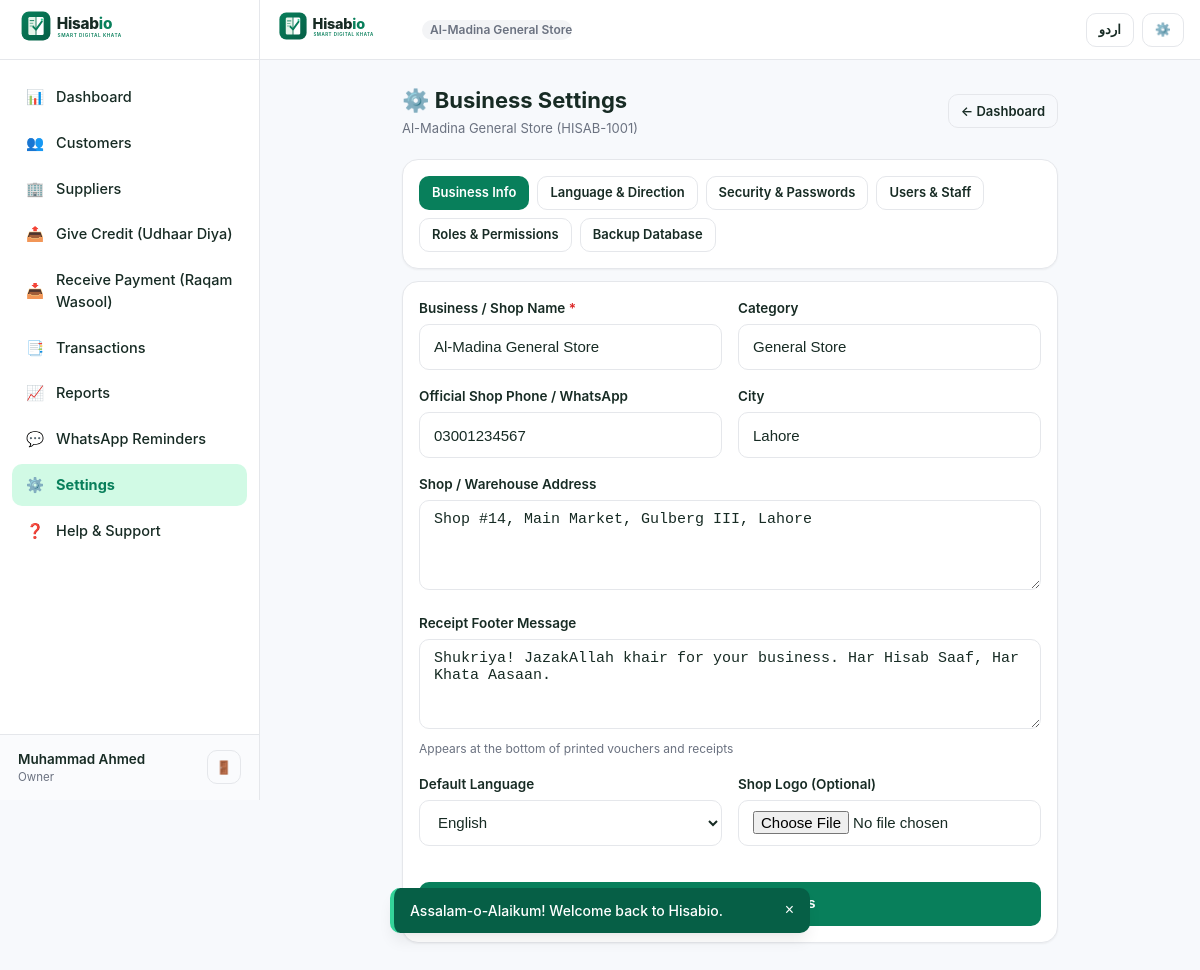
The page /settings.php (signed in) on the database its author committed.
### tables this page shows
CREATE TABLE `users` (
  `id` INT UNSIGNED AUTO_INCREMENT PRIMARY KEY,
  `full_name` VARCHAR(150) NOT NULL,
  `email` VARCHAR(191) NULL,
  `mobile` VARCHAR(25) NOT NULL,
  `password_hash` VARCHAR(255) NOT NULL,
  `status` ENUM('active', 'inactive', 'suspended') DEFAULT 'active',
  `created_at` DATETIME NOT NULL DEFAULT CURRENT_TIMESTAMP,
  `updated_at` DATETIME NOT NULL DEFAULT CURRENT_TIMESTAMP ON UPDATE CURRENT_TIMESTAMP,
  UNIQUE KEY `idx_users_mobile` (`mobile`),
  KEY `idx_users_email` (`email`)
);

CREATE TABLE `roles` (
  `id` INT UNSIGNED AUTO_INCREMENT PRIMARY KEY,
  `business_id` INT UNSIGNED NOT NULL,
  `role_name` VARCHAR(100) NOT NULL,
  `permissions` JSON NULL,
  `created_at` DATETIME NOT NULL DEFAULT CURRENT_TIMESTAMP,
  CONSTRAINT `fk_roles_business` FOREIGN KEY (`business_id`) REFERENCES `businesses` (`id`) ON DELETE CASCADE
);

CREATE TABLE `businesses` (
  `id` INT UNSIGNED AUTO_INCREMENT PRIMARY KEY,
  `business_name` VARCHAR(200) NOT NULL,
  `business_code` VARCHAR(50) NOT NULL UNIQUE,
  `owner_user_id` INT UNSIGNED NOT NULL,
  `business_category` VARCHAR(100) DEFAULT 'General Store',
  `logo` VARCHAR(255) NULL,
  `currency` VARCHAR(10) DEFAULT 'PKR',
  `country` VARCHAR(50) DEFAULT 'Pakistan',
  `city` VARCHAR(100) DEFAULT 'Lahore',
  `address` TEXT NULL,
  `phone` VARCHAR(25) NULL,
  `receipt_footer` TEXT NULL,
  `timezone` VARCHAR(50) DEFAULT 'Asia/Karachi',
  `language` VARCHAR(10) DEFAULT 'en',
  `status` ENUM('active', 'inactive') DEFAULT 'active',
  `created_at` DATETIME NOT NULL DEFAULT CURRENT_TIMESTAMP,
  `updated_at` DATETIME NOT NULL DEFAULT CURRENT_TIMESTAMP ON UPDATE CURRENT_TIMESTAMP,
  CONSTRAINT `fk_businesses_owner` FOREIGN KEY (`owner_user_id`) REFERENCES `users` (`id`) ON DELETE CASCADE
);

### includes/lang.php (called while the page is built, shortened)
<?php
function get_current_lang(): string {
    return $_SESSION['app_lang'] ?? 'en';
}
function is_rtl(): bool {
    return get_current_lang() === 'ur';
}
function get_translations(): array {
    static $dict = null;
    if ($dict !== null) {
        return $dict;
    }
    return $dict;
}
function __(string $key): string {
    $lang = get_current_lang();
    $translations = get_translations();
    return $translations[$lang][$key] ?? $translations['en'][$key] ?? $key;
}

### includes/auth.php (called while the page is built, shortened)
<?php
function is_logged_in(): bool {
    return !empty($_SESSION['user_id']) && !empty($_SESSION['business_id']);
}
function current_user(): ?array {
    $pdo = get_db();
    $stmt = $pdo->prepare("SELECT id, full_name, email, mobile, status FROM users WHERE id = ?");
    $stmt->execute([$_SESSION['user_id']]);
    $user = $stmt->fetch() ?: null;
    return $user;
}
function current_business(): ?array {
    static $business = null;
    if ($business !== null) {
        return $business;
    }
    $pdo = get_db();
    $stmt = $pdo->prepare("
        SELECT b.*, r.role_name, r.permissions
        FROM businesses b
        JOIN business_users bu ON bu.business_id = b.id
        JOIN roles r ON r.id = bu.role_id
        WHERE b.id = ? AND bu.user_id = ? AND b.status = 'active'
    ");
    $stmt->execute([$_SESSION['business_id'], $_SESSION['user_id']]);
    $business = $stmt->fetch() ?: null;
    return $business;
}

### settings.php (the view, shortened to what this page needs)
<?php
require_once __DIR__ . '/includes/auth.php';
$biz = current_business();
include __DIR__ . '/includes/header.php';
?>
<div class="page-container" style="max-width: 720px;">
  <div class="page-header">
    <div>
      <h1 class="page-title">⚙️ Business <?= __('settings') ?></h1>
      <p class="page-subtitle"><?= htmlspecialchars($biz['business_name']) ?> (<?= htmlspecialchars($biz['business_code']) ?>)</p>
    </div>
    <a href="<?= BASE_URL ?>dashboard.php" class="btn btn-outline btn-sm">
      ← <?= __('dashboard') ?>
    </a>
  </div>
  <div class="card mb-3 no-print">
    <div style="display: flex; flex-wrap: wrap; gap: 8px;">
      <a href="<?= BASE_URL ?>settings.php" class="btn btn-primary btn-sm">Business Info</a>
      <a href="<?= BASE_URL ?>appearance.php" class="btn btn-outline btn-sm">Language & Direction</a>
      <a href="<?= BASE_URL ?>security.php" class="btn btn-outline btn-sm">Security & Passwords</a>
      <a href="<?= BASE_URL ?>users.php" class="btn btn-outline btn-sm">Users & Staff</a>
      <a href="<?= BASE_URL ?>roles.php" class="btn btn-outline btn-sm">Roles & Permissions</a>
      <a href="<?= BASE_URL ?>backup.php" class="btn btn-outline btn-sm">Backup Database</a>
    </div>
  </div>
  <div class="card">
    <form method="POST" action="" enctype="multipart/form-data" data-loading-state>
      <div class="form-row">
        <div class="form-group">
          <label class="form-label" for="business_name">
            Business / Shop Name <span class="required">*</span>
          </label>
          <input
            type="text"
            id="business_name"
            name="business_name"
            class="form-control"
            value="<?= htmlspecialchars($biz['business_name']) ?>"
            required
          >
        </div>
        <div class="form-group">
          <label class="form-label" for="business_category">
            Category
          </label>
          <input
            type="text"
            id="business_category"
            name="business_category"
            class="form-control"
            value="<?= htmlspecialchars($biz['business_category'] ?? 'General Store') ?>"
          >
        </div>
      </div>
      <div class="form-row">
        <div class="form-group">
          <label class="form-label" for="phone">
            Official Shop Phone / WhatsApp
          </label>
          <input
            type="tel"
            id="phone"
            name="phone"
            class="form-control"
            value="<?= htmlspecialchars($biz['phone'] ?? '') ?>"
          >
        </div>
        <div class="form-group">
          <label class="form-label" for="city">
            City
          </label>
          <input
            type="text"
            id="city"
            name="city"
            class="form-control"
            value="<?= htmlspecialchars($biz['city'] ?? 'Lahore') ?>"
          >
        </div>
      </div>
      <div class="form-group">
        <label class="form-label" for="address">
          Shop / Warehouse Address
        </label>
        <textarea
          id="address"
          name="address"
          class="form-control"
          rows="2"
        ><?= htmlspecialchars($biz['address'] ?? '') ?></textarea>
      </div>
      <div class="form-group">
        <label class="form-label" for="receipt_footer">
          Receipt Footer Message
        </label>
        <textarea
          id="receipt_footer"
          name="receipt_footer"
          class="form-control"
          rows="2"
        ><?= htmlspecialchars($biz['receipt_footer'] ?? 'Shukriya! JazakAllah khair for your business. Har Hisab Saaf, Har Khata Aasaan.') ?></textarea>
        <div class="form-hint">Appears at the bottom of printed vouchers and receipts</div>
      </div>
      <div class="form-row">
        <div class="form-group">
          <label class="form-label" for="language">
            Default Language
          </label>
          <select id="language" name="language" class="form-control">
            <option value="en" <?= ($biz['language'] ?? 'en') === 'en' ? 'selected' : '' ?>>English</option>
          </select>
        </div>
        <div class="form-group">
          <label class="form-label" for="logo">
            Shop Logo (Optional)
          </label>
          <input
            type="file"
            id="logo"
            name="logo"
            class="form-control"
            accept="image/*"
          >
        </div>
      </div>
      <div style="display: flex; gap: 10px; margin-top: 20px;">
        <button type="submit" class="btn btn-primary" style="flex: 1;" data-loading-text="Saving Settings...">
        </button>
      </div>
    </form>
  </div>
</div>
<?php include __DIR__ . '/includes/footer.php'; ?>

### includes/header.php (shortened to what this page needs)
<?php
require_once __DIR__ . '/auth.php';
require_once __DIR__ . '/lang.php';
$current_user = current_user();
$current_business = current_business();
$is_rtl = is_rtl();
$lang = get_current_lang();
?>
<!DOCTYPE html>
<html lang="<?= $lang ?>" dir="<?= $is_rtl ? 'rtl' : 'ltr' ?>">
<head>
  <link rel="stylesheet" href="<?= BASE_URL ?>assets/css/style.css?v=<?= APP_VERSION ?>">
  <link rel="stylesheet" href="<?= BASE_URL ?>assets/css/responsive.css?v=<?= APP_VERSION ?>">
  <link rel="stylesheet" href="<?= BASE_URL ?>assets/css/animations.css?v=<?= APP_VERSION ?>">
  <link rel="stylesheet" href="<?= BASE_URL ?>assets/css/print.css?v=<?= APP_VERSION ?>" media="print">
</head>
<body class="page-enter">
  <div class="app-layout">
    <?php if (is_logged_in()): ?>
      <?php include __DIR__ . '/sidebar.php'; ?>
    <?php endif; ?>
    <main class="main-content">
      <header class="app-header no-print">
        <div class="header-brand">
          <a href="<?= is_logged_in() ? BASE_URL . 'dashboard.php' : BASE_URL . 'login.php' ?>" class="d-flex align-items-center">
            <img src="<?= BASE_URL ?>assets/images/logo.svg" alt="Hisabio Logo">
          </a>
          <?php if ($current_business): ?>
            <span class="badge badge-neutral" style="max-width: 150px; overflow: hidden; text-overflow: ellipsis; white-space: nowrap;">
              <?= htmlspecialchars($current_business['business_name']) ?>
            </span>
          <?php endif; ?>
        </div>
        <div class="header-actions">
          <?php if ($lang === 'en'): ?>
            <a href="?lang=ur" class="btn btn-outline btn-sm" title="اردو میں تبدیل کریں">اردو</a>
          <?php else: ?>
            <a href="?lang=en" class="btn btn-outline btn-sm" title="Switch to English">English</a>
          <?php endif; ?>
          <?php if (is_logged_in()): ?>
            <a href="<?= BASE_URL ?>settings.php" class="btn btn-outline btn-sm" title="<?= __('settings') ?>" aria-label="<?= __('settings') ?>">
              ⚙️
            </a>
          <?php else: ?>
            <a href="<?= BASE_URL ?>login.php" class="btn btn-primary btn-sm"><?= __('login') ?></a>
          <?php endif; ?>
        </div>
      </header>

### includes/sidebar.php
<?php
$current_page = basename($_SERVER['PHP_SELF'] ?? '');
?>
<aside class="app-sidebar no-print">
  <div class="sidebar-header">
    <a href="<?= BASE_URL ?>dashboard.php">
      <img src="<?= BASE_URL ?>assets/images/logo.svg" alt="Hisabio">
    </a>
  </div>
  <nav class="sidebar-nav">
    <a href="<?= BASE_URL ?>dashboard.php" class="sidebar-link <?= $current_page === 'dashboard.php' ? 'active' : '' ?>">
      <span>📊</span>
      <span><?= __('dashboard') ?></span>
    </a>
    <a href="<?= BASE_URL ?>customers.php" class="sidebar-link <?= in_array($current_page, ['customers.php', 'customer-add.php', 'customer-edit.php', 'customer-profile.php', 'customer-ledger.php', 'customer-statement.php'], true) ? 'active' : '' ?>">
      <span>👥</span>
      <span><?= __('customers') ?></span>
    </a>
    <a href="<?= BASE_URL ?>suppliers.php" class="sidebar-link <?= in_array($current_page, ['suppliers.php', 'supplier-add.php', 'supplier-edit.php', 'supplier-profile.php', 'supplier-ledger.php', 'supplier-statement.php'], true) ? 'active' : '' ?>">
      <span>🏢</span>
      <span><?= __('suppliers') ?></span>
    </a>
    <a href="<?= BASE_URL ?>give-credit.php" class="sidebar-link <?= $current_page === 'give-credit.php' ? 'active' : '' ?>">
      <span>📤</span>
      <span><?= __('give_credit') ?></span>
    </a>
    <a href="<?= BASE_URL ?>receive-payment.php" class="sidebar-link <?= $current_page === 'receive-payment.php' ? 'active' : '' ?>">
      <span>📥</span>
      <span><?= __('receive_payment') ?></span>
    </a>
    <a href="<?= BASE_URL ?>transactions.php" class="sidebar-link <?= in_array($current_page, ['transactions.php', 'transaction-details.php', 'transaction-reverse.php'], true) ? 'active' : '' ?>">
      <span>📑</span>
      <span><?= __('transactions') ?></span>
    </a>
    <a href="<?= BASE_URL ?>reports.php" class="sidebar-link <?= $current_page === 'reports.php' ? 'active' : '' ?>">
      <span>📈</span>
      <span><?= __('reports') ?></span>
    </a>
    <a href="<?= BASE_URL ?>reminders.php" class="sidebar-link <?= $current_page === 'reminders.php' ? 'active' : '' ?>">
      <span>💬</span>
      <span><?= __('reminders') ?></span>
    </a>
    <a href="<?= BASE_URL ?>settings.php" class="sidebar-link <?= in_array($current_page, ['settings.php', 'appearance.php', 'security.php', 'backup.php', 'users.php', 'roles.php'], true) ? 'active' : '' ?>">
      <span>⚙️</span>
      <span><?= __('settings') ?></span>
    </a>
    <a href="<?= BASE_URL ?>help.php" class="sidebar-link <?= $current_page === 'help.php' ? 'active' : '' ?>">
      <span>❓</span>
      <span><?= __('help_support') ?></span>
    </a>
  </nav>
  <div class="sidebar-footer">
    <div class="business-pill">
      <span class="business-pill-name"><?= htmlspecialchars($current_user['full_name'] ?? 'User') ?></span>
      <span class="business-pill-role"><?= htmlspecialchars($current_business['role_name'] ?? 'Owner') ?></span>
    </div>
    <a href="<?= BASE_URL ?>logout.php" class="btn btn-outline btn-sm" title="<?= __('logout') ?>" style="padding: 4px 8px;">
      🚪
    </a>
  </div>
</aside>

### rows shown on the page
users: full_name "Muhammad Ahmed"
roles: role_name "Owner", business.business_name "Al-Madina General S…", business.business_name "Al-Madina General Store", business.business_code "HISAB-1001", business_name "Al-Madina General Store", business_category "General Store", phone "03001234567", city "Lahore", address "Shop #14, Main Market, Gulberg III, Lahore", receipt_footer "Shukriya! JazakAllah khair for your business. Har Hisab Saaf, Har Khata Aasaan."
businesses: language "English"

### other values the page prints
__('dashboard') "Dashboard"
__('customers') "Customers"
__('suppliers') "Suppliers"
__('give_credit') "Give Credit (Udhaar Diya)"
__('receive_payment') "Receive Payment (Raqam Wasool)"
__('transactions') "Transactions"
__('reports') "Reports"
__('reminders') "WhatsApp Reminders"
__('settings') "Settings"
__('help_support') "Help & Support"
